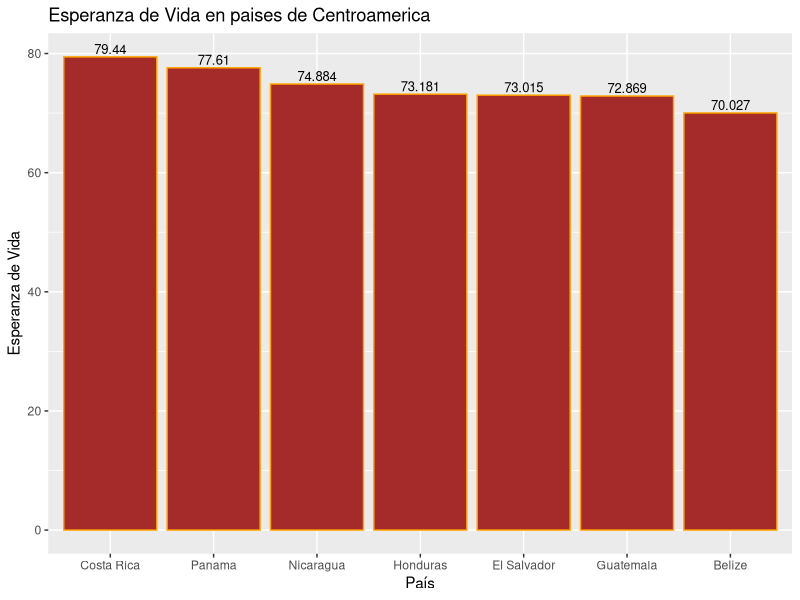
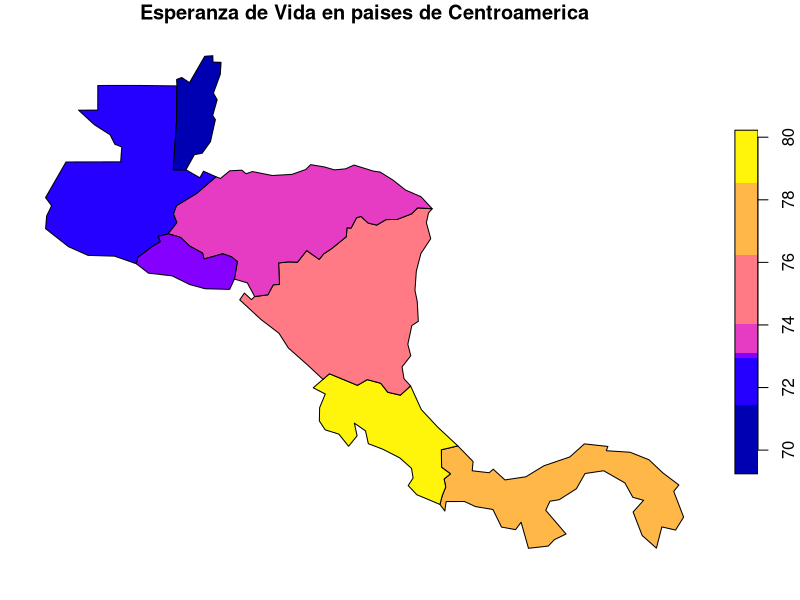
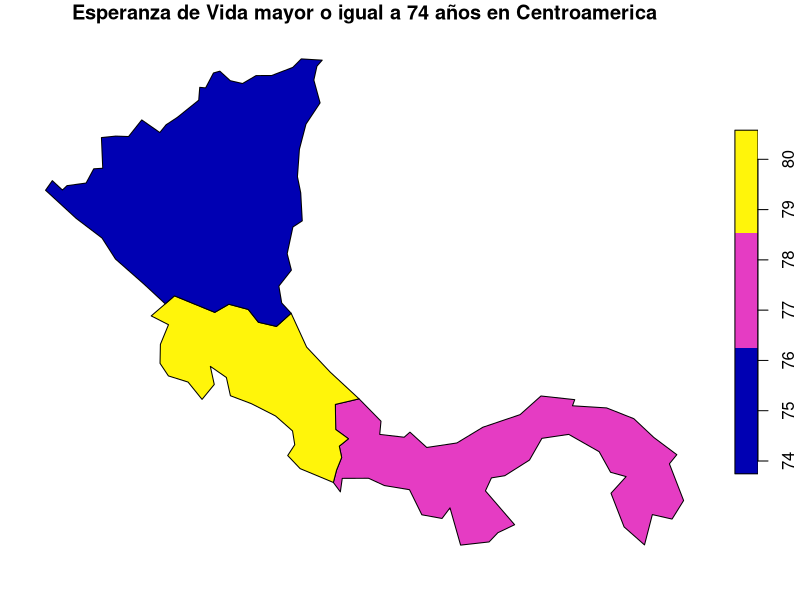

Reproduce these figures in R, in order.
## ---- chunk 1
knitr::opts_chunk$set(echo = TRUE)
## ---- chunk 2
# Paquete para generación de documentos (ej. HTML)
library(knitr)

# Paquete para formateo de tablas
library(kableExtra)

# Paquete de graficación
library(ggplot2)

# Paquete de manejo de datos geoespaciales vectoriales
library(sf)

# Paquete con conjuntos de datos geoespaciales
library(spData)
## ---- chunk 3
names(world)
## ---- chunk 4
kable(
  world[1:10, 1:5, drop = TRUE], 
  caption="Datos demográficos de los países del mundo"
)
## ---- chunk 5
kable(
  world[1:10, c("name_long","continent","pop","lifeExp","gdpPercap"), drop = TRUE], 
  col.names=c("País","Continente","Población","Esperanza de vida","Renta per cápita"),  
  caption="Datos demográficos de los países del mundo"
)
## ---- chunk 6
# Se extraen las observaciones ordenadas por orden alfabético de país
world.orden <- order(world$name_long)

# Se genera un nuevo data frame ordenado
world.ordenadoxpais <- world[world.orden,]

# Se formatea la tabla con el nuevo data frame
kable(
  world.ordenadoxpais[, c("name_long","continent","pop","lifeExp","gdpPercap"), drop = TRUE], 
  col.names=c("País","Continente","Población","Esperanza de vida","Renta per cápita"),  
  caption="Datos demográficos de los países del mundo"
) %>%
kable_styling() %>%
scroll_box(
  width = "800px", 
  height = "500px", 
  fixed_thead = TRUE
)
## ---- chunk 7
# Se extraen las observaciones correspondientes a los países de Centroamérica
centro_america = world[world$name_long == "Belize" |
                       world$name_long == "Guatemala" |
                       world$name_long == "Honduras" |
                       world$name_long == "El Salvador" |
                       world$name_long == "Nicaragua" |
                       world$name_long == "Costa Rica" |
                       world$name_long == "Panama"
                       , ]

# Se formatea la tabla con el nuevo data frame
kable(
  centro_america[, c("name_long","continent","pop","lifeExp","gdpPercap"), drop = TRUE], 
  col.names=c("País","Continente","Población","Esperanza de vida","Renta per cápita"),  
  caption="Datos demográficos de los países de Centroamérica"
) %>%
kable_styling()
## ---- chunk 8
ggplot(centro_america, aes(x=reorder(name_long, -lifeExp), y=lifeExp)) +
  ggtitle("Esperanza de Vida en paises de Centroamerica") +
  xlab("País") + 
  ylab("Esperanza de Vida") +  
  geom_col() +
  geom_text(aes(label=lifeExp), vjust=-0.3, size=3.3) + 
  geom_bar(stat = "identity", fill = "brown",colour= "orange")
## ---- chunk 9
plot(centro_america["lifeExp"], main="Esperanza de Vida en paises de Centroamerica")
## ---- chunk 10
centro_america_lifeExp <- centro_america[centro_america$lifeExp >= 74,]
plot(centro_america_lifeExp["lifeExp"], main="Esperanza de Vida mayor o igual a 74 años en Centroamerica")
